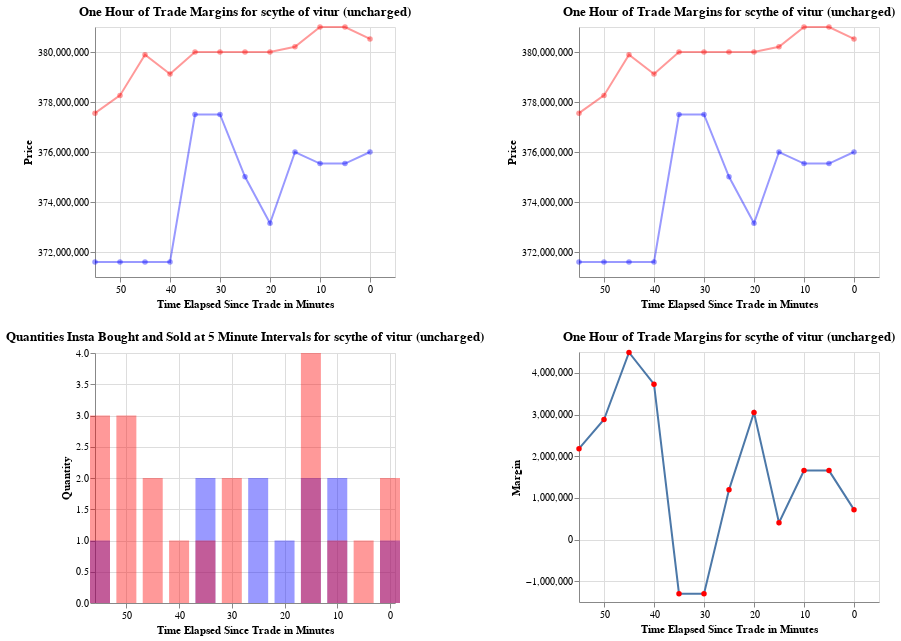

Here is the notebook cell this chart was saved with:
### Code cell
# Generate panel for first item in the list
item = dat.loc[0,'name']
generate_panel(item)

### Figure 1 — Vega-Lite specification as saved in the notebook (floating-point values rounded to 4 significant figures)
{"config": {"view": {"continuousWidth": 400, "continuousHeight": 300}}, "hconcat": [{"vconcat": [{"layer": [{"data": {"name": "data-0803331301a80e8cff807e3369d2dca8"}, "mark": {"type": "line", "point": {"color": "red"}}, "encoding": {"color": {"value": "blue"}, "opacity": {"value": 0.4}, "x": {"type": "quantitative", "axis": {"title": "Time Elapsed Since Trade in Minutes"}, "field": "index", "scale": {"domain": [55, -5]}}, "y": {"type": "quantitative", "axis": {"title": "Price"}, "field": "sellPrice", "scale": {"zero": false}}}, "height": 250, "title": "One Hour of Trade Margins for scythe of vitur (uncharged)", "width": 300}, {"data": {"name": "data-0803331301a80e8cff807e3369d2dca8"}, "mark": {"type": "line", "point": {"color": "red"}}, "encoding": {"color": {"value": "red"}, "opacity": {"value": 0.4}, "x": {"type": "quantitative", "axis": {"title": "Time Elapsed Since Trade in Minutes"}, "field": "index", "scale": {"domain": [55, -5]}}, "y": {"type": "quantitative", "field": "buyPrice", "scale": {"zero": false}}}}]}, {"layer": [{"data": {"name": "data-0803331301a80e8cff807e3369d2dca8"}, "mark": {"type": "bar", "size": 20}, "encoding": {"color": {"value": "blue"}, "opacity": {"value": 0.4}, "x": {"type": "quantitative", "axis": {"title": "Time Elapsed Since Trade in Minutes"}, "field": "index", "scale": {"domain": [55, 0]}}, "y": {"type": "quantitative", "axis": {"title": "Quantity"}, "field": "sellQuantity"}}, "height": 250, "title": "Quantities Insta Bought and Sold at 5 Minute Intervals for scythe of vitur (uncharged)", "width": 300}, {"data": {"name": "data-0803331301a80e8cff807e3369d2dca8"}, "mark": {"type": "bar", "size": 20}, "encoding": {"color": {"value": "red"}, "opacity": {"value": 0.4}, "x": {"type": "quantitative", "axis": {"title": "Time Elapsed Since Trade in Minutes"}, "field": "index", "scale": {"domain": [55, 0]}}, "y": {"type": "quantitative", "axis": {"title": "Quantity"}, "field": "buyQuantity"}}}]}]}, {"vconcat": [{"layer": [{"data": {"name": "data-0803331301a80e8cff807e3369d2dca8"}, "mark": {"type": "line", "point": {"color": "red"}}, "encoding": {"color": {"value": "blue"}, "opacity": {"value": 0.4}, "x": {"type": "quantitative", "axis": {"title": "Time Elapsed Since Trade in Minutes"}, "field": "index", "scale": {"domain": [55, -5]}}, "y": {"type": "quantitative", "axis": {"title": "Price"}, "field": "sellPrice", "scale": {"zero": false}}}, "height": 250, "title": "One Hour of Trade Margins for scythe of vitur (uncharged)", "width": 300}, {"data": {"name": "data-0803331301a80e8cff807e3369d2dca8"}, "mark": {"type": "line", "point": {"color": "red"}}, "encoding": {"color": {"value": "red"}, "opacity": {"value": 0.4}, "x": {"type": "quantitative", "axis": {"title": "Time Elapsed Since Trade in Minutes"}, "field": "index", "scale": {"domain": [55, -5]}}, "y": {"type": "quantitative", "field": "buyPrice", "scale": {"zero": false}}}}]}, {"data": {"name": "data-0803331301a80e8cff807e3369d2dca8"}, "mark": {"type": "line", "point": {"color": "red"}}, "encoding": {"x": {"type": "quantitative", "axis": {"title": "Time Elapsed Since Trade in Minutes"}, "field": "index", "scale": {"domain": [55, -5]}}, "y": {"type": "quantitative", "axis": {"title": "Margin"}, "field": "trueMargin"}}, "height": 250, "title": "One Hour of Trade Margins for scythe of vitur (uncharged)", "width": 300}]}], "$schema": "https://vega.github.io/schema/vega-lite/v4.8.1.json", "datasets": {"data-0803331301a80e8cff807e3369d2dca8": [{"index": 0, "sellPrice": 376000000, "buyPrice": 380521440, "sellQuantity": 1, "buyQuantity": 2, "quantityRatio": 2.0, "trueMargin": 716225, "itemName": "scythe-of-vitur-uncharged"}, {"index": 5, "sellPrice": 375536500, "buyPrice": 380999999, "sellQuantity": 0, "buyQuantity": 1, "quantityRatio": null, "trueMargin": 1653499, "itemName": "scythe-of-vitur-uncharged"}, {"index": 10, "sellPrice": 375536500, "buyPrice": 380999999, "sellQuantity": 2, "buyQuantity": 1, "quantityRatio": 0.5, "trueMargin": 1653499, "itemName": "scythe-of-vitur-uncharged"}, {"index": 15, "sellPrice": 376000000, "buyPrice": 380206110, "sellQuantity": 2, "buyQuantity": 4, "quantityRatio": 2.0, "trueMargin": 404048, "itemName": "scythe-of-vitur-uncharged"}, {"index": 20, "sellPrice": 373150000, "buyPrice": 380000000, "sellQuantity": 1, "buyQuantity": 0, "quantityRatio": 0.0, "trueMargin": 3050000, "itemName": "scythe-of-vitur-uncharged"}, {"index": 25, "sellPrice": 375008000, "buyPrice": 380000000, "sellQuantity": 2, "buyQuantity": 0, "quantityRatio": 0.0, "trueMargin": 1192000, "itemName": "scythe-of-vitur-uncharged"}, {"index": 30, "sellPrice": 377500000, "buyPrice": 380000000, "sellQuantity": 0, "buyQuantity": 2, "quantityRatio": null, "trueMargin": -1300000, "itemName": "scythe-of-vitur-uncharged"}, {"index": 35, "sellPrice": 377500000, "buyPrice": 380000000, "sellQuantity": 2, "buyQuantity": 1, "quantityRatio": 0.5, "trueMargin": -1300000, "itemName": "scythe-of-vitur-uncharged"}, {"index": 40, "sellPrice": 371600000, "buyPrice": 379119119, "sellQuantity": 0, "buyQuantity": 1, "quantityRatio": null, "trueMargin": 3727927, "itemName": "scythe-of-vitur-uncharged"}, {"index": 45, "sellPrice": 371600000, "buyPrice": 379888000, "sellQuantity": 0, "buyQuantity": 2, "quantityRatio": null, "trueMargin": 4489120, "itemName": "scythe-of-vitur-uncharged"}, {"index": 50, "sellPrice": 371600000, "buyPrice": 378262947, "sellQuantity": 0, "buyQuantity": 3, "quantityRatio": null, "trueMargin": 2880317, "itemName": "scythe-of-vitur-uncharged"}, {"index": 55, "sellPrice": 371600000, "buyPrice": 377554148, "sellQuantity": 1, "buyQuantity": 3, "quantityRatio": 3.0, "trueMargin": 2178606, "itemName": "scythe-of-vitur-uncharged"}]}}
